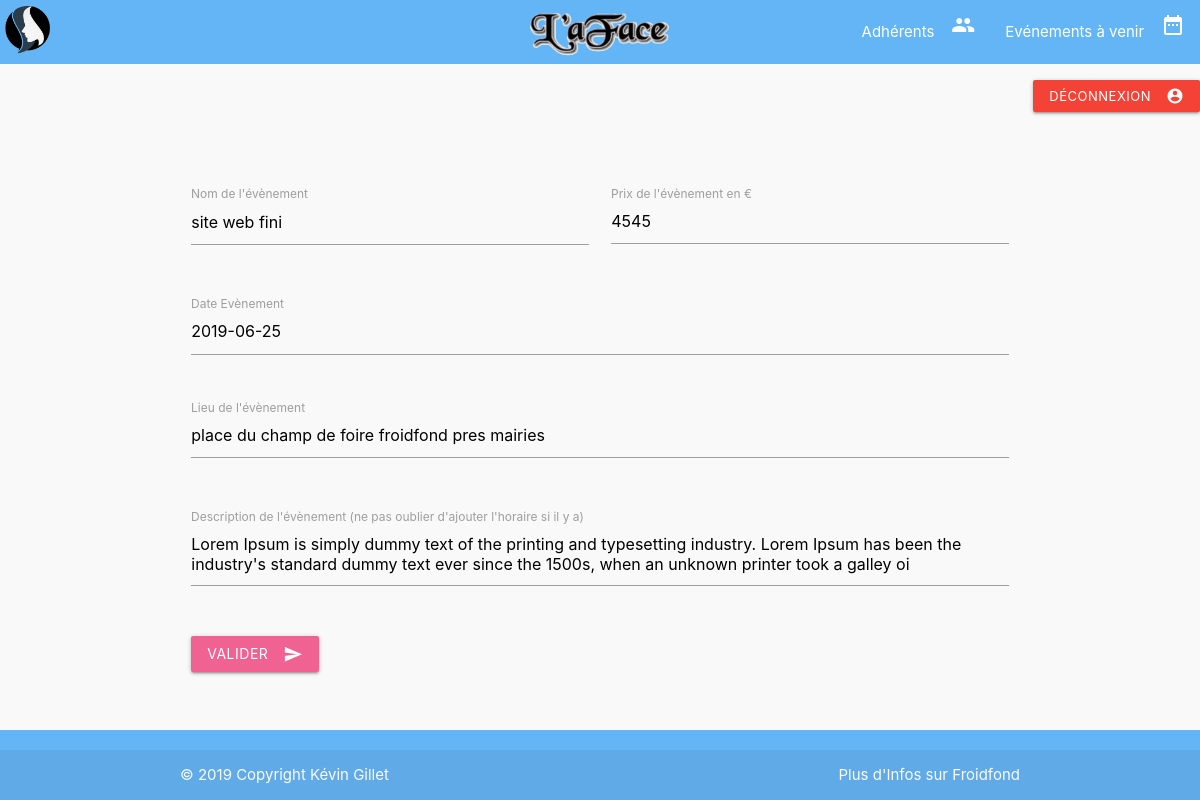
/admin/form/event_edit.php?idEvenement=1 (signed in), run on the app's committed database.
### tables this page shows
CREATE TABLE `evenement` (
  `idEvenement` int(11) NOT NULL,
  `nomEvenement` varchar(100) NOT NULL,
  `dateEvenement` date NOT NULL,
  `lieuEvenement` varchar(100) NOT NULL,
  `prixEntreeEvenement` float NOT NULL,
  `descriptionEvenement` text NOT NULL
);

### admin/form/event_edit.php (the view, shortened to what this page needs)
<?php
include '../../modal/header.php';
?>
<?php require_once '../../config/config.php';
$idEvenement= filter_input(INPUT_GET, "idEvenement");
$db = new PDO("mysql:host=" . Config::DB_SERVER . ";dbname=" . Config::DB_NAME
, Config::DB_USERNAME, Config::DB_PASSWORD, array(PDO::MYSQL_ATTR_INIT_COMMAND => "SET NAMES 'utf8'"));
$sql_query = "SELECT ev.dateEvenement, ev.descriptionEvenement, ev.nomEvenement, ev.lieuEvenement, ev.prixEntreeEvenement, ev.idEvenement
FROM evenement ev WHERE ev.idEvenement=:idEvenement";
$result = $db->prepare($sql_query);
$result->bindparam(":idEvenement",$idEvenement);
$result->execute();
$events = $result->fetch();
?>
      <main>
        <a href="../logout.php" class="waves-effect waves-light btn-small right btn-logout red"><i class="material-icons right">account_circle</i>Déconnexion</a>
        <div class="row form-container">
          <form class="col s12" action="/assolaface/admin/actions/event_edit.php" method="POST">
            <div class="row">
              <div class="input-field col s6">
                <input id="event_name" type="text" class="validate" name="evName" value="<?php echo $events['nomEvenement'] ?>">
                <label for="event_name">Nom de l'évènement</label>
              </div>
              <div class="input-field col s6">
                <textarea id="event_price" class="materialize-textarea" name="evPrice"><?php echo $events['prixEntreeEvenement'] ?></textarea>
                <label for="price">Prix de l'évènement en €</label>
              </div>
            </div>
            <div class="row">
              <div class="input-field col s12">
                <input type="text" class="datepicker" name="evDate" value="<?php echo $events['dateEvenement'] ?>">
                <label>Date Evènement</label>
              </div>
            </div>
            <div class="row">
              <div class="input-field col s12">
                <textarea id="event_place" class="materialize-textarea" name="evPlace"><?php echo $events['lieuEvenement'] ?></textarea>
                <label for="event_place">Lieu de l'évènement</label>
              </div>
            </div>
            <div class="row">
              <div class="input-field col s12">
                <textarea id="event_description" class="materialize-textarea" name="evDescription"><?php echo $events['descriptionEvenement'] ?></textarea>
                <label for="event_description">Description de l'évènement (ne pas oublier d'ajouter l'horaire si il y a)</label>
              </div>
            </div>
            <button class="btn waves-effect waves-light pink lighten-2" type="submit" name="action">Valider
              <i class="material-icons right">send</i>
            </button>
          </form>
        </div>
      </main>
<?php include '../../modal/footer.php'; ?>

### css/style.css (style rules this page uses)
body { display: flex; min-height: 100vh; flex-direction: column; }
main { flex: 1 0 auto; background: #f9f9fa; }
.btn-logout { margin-top: 2vh; }
.form-container { width: 70%; margin-left: auto; margin-right: auto; margin-top: 15vh; }

### data on the page
evenement: evName "site web fini", evPrice "4545", evDate "2019-06-25", evPlace "place du champ de foire froidfond pres mairies", evDescription "Lorem Ipsum is simply dummy text of the printing and typesetting industry. Lorem Ipsum has been the industry's standard dummy text ever since the 1500s, when an unknown printer took a galley oi"
